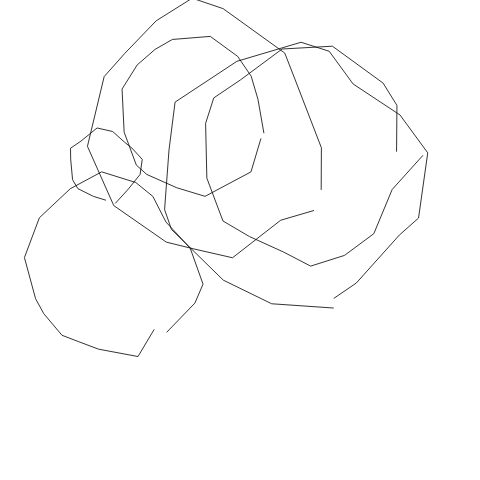
Frame 1 (no input)
Frame 60 (no input): identical to frame 1, image omitted
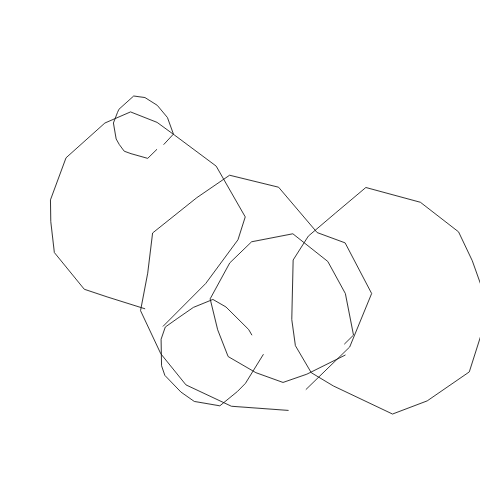
Frame 120 (the mouse pressed at the canvas centre since frame 60)

The p5.js sketch that drew these frames (run headless with seeded random() and noise() and a simulated clock; from frame 60 on, the mouse is pressed at the canvas centre):

// p5.js sketch
// ── sketch.js
// GENUARY DAY 22: Pen plotter ready.
// ÉTOILES RÉGULIÈRES

/* Pen-plotter style: thin black strokes, no fills, continuous-ish paths. Click
   to randomize a new set of curves. */
const NP = 480;
let paths = [];

function setup() {
  createCanvas(NP, NP);
  stroke(0);
  strokeWeight(0.8);
  noFill();
  generatePaths();
}

function generatePaths() {
  paths = [];
  for (let p = 0; p < 6; p++) {
    let pts = [];
    let cx = random(width * 0.2, width * 0.8);
    let cy = random(height * 0.2, height * 0.8);
    let r = random(40, 180);
    for (let a = 0; a < TWO_PI; a += random(0.2, 0.6)) {
      let x = cx + cos(a + p * 0.3) * (r * (0.5 + 0.5 * noise(a * 2 + p)));
      let y = cy + sin(a + p * 0.3) * (r * (0.5 + 0.5 * noise(a * 3 + p)));
      pts.push([x, y]);
    }
    paths.push(pts);
  }
  redraw();
}

function draw() {
  background(255);
  for (let pts of paths) {
    beginShape();
    for (let [x, y] of pts) vertex(x, y);
    endShape();
  }
}

function mousePressed() {
  generatePaths();
}
